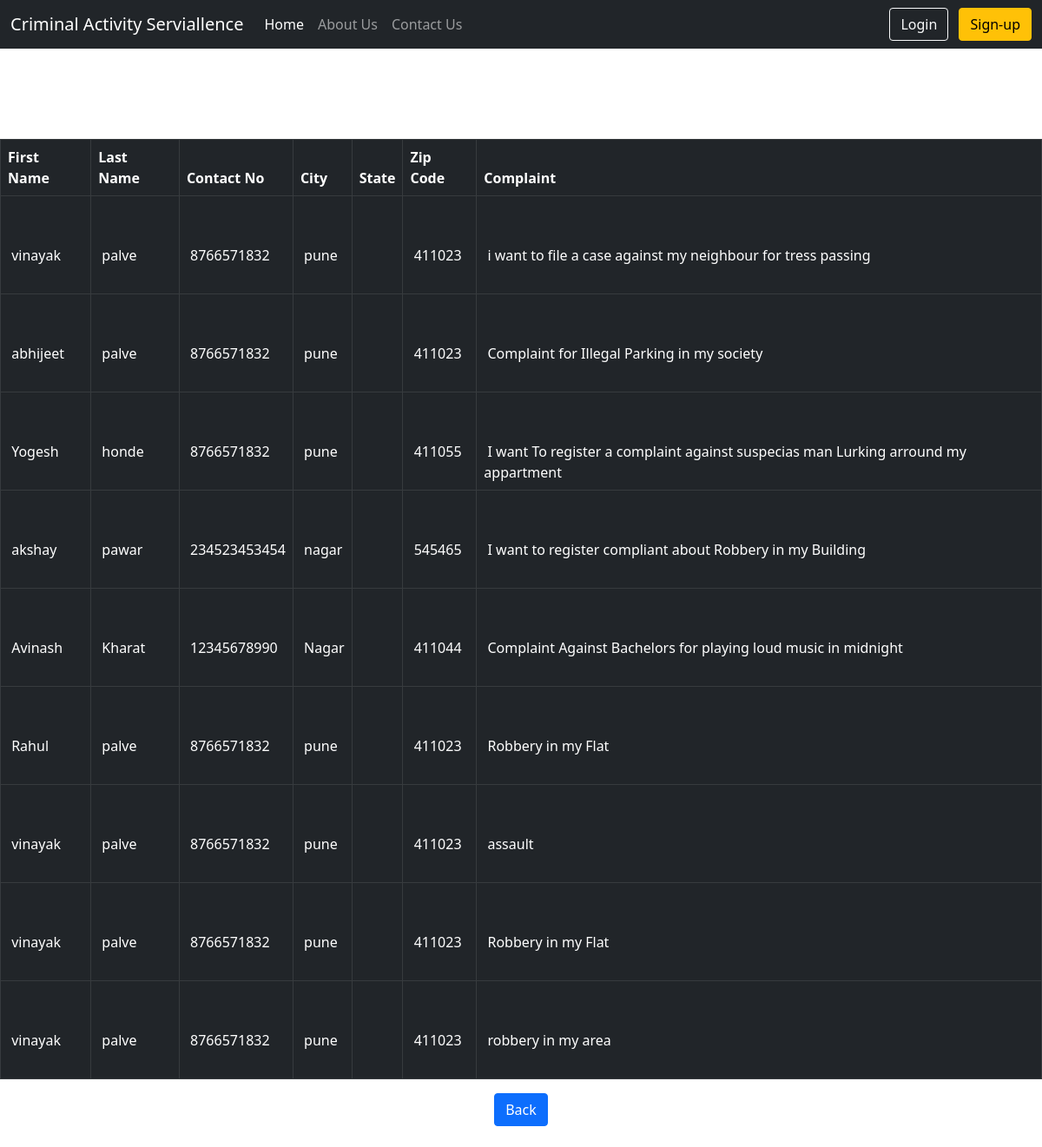
The app's page /view_complaints with its own data.
### home/models.py (models this page shows)
class Reports(models.Model):
    fname = models.CharField(max_length=122,null=True)
    lname = models.CharField(max_length=122,null=True)
    phone = models.IntegerField(null=True)
    city = models.CharField(max_length=122,null=True)
    state = models.CharField(max_length=122,null=True)
    zip = models.IntegerField(max_length=122,null=True)
    complaint = models.TextField(max_length=10000,null=True)
    def __str__(self):
        return self.fname

### home/views.py (the view)
# urls.py: path("view_complaints",views.view_complaints, name='view_complaints'),
def view_complaints(request):
    complaints = Reports.objects.all()
    return render(request, 'view_complaints.html', {'complaints':complaints})

### templates/view_complaints.html (shortened to what this page needs)
{% extends 'base.html' %}
{% block body %}
<Body background="https://images.unsplash.com/photo-1614496281665-1b7f456cfddf?crop=entropy&cs=tinysrgb&fit=crop&fm=jpg&h=900&ixid=MnwxfDB8MXxyYW5kb218MHx8QmxhY2t8fHx8fHwxNjI5Nzc3MTkz&ixlib=rb-1.2.1&q=80&utm_campaign=api-credit&utm_medium=referral&utm_source=unsplash_source&w=1600">
<font color  = "white">
<br>
<center><h1>All Complaints</h1></center>
<table class="table table-bordered table-dark">
  <thead>
    <tr>
      <th scope="col">First Name</th>
      <th scope="col">Last Name</th>
      <th scope="col">Contact No</th>
      <th scope="col">City</th>
      <th scope="col">State</th>
      <th scope="col">Zip Code</th>
      <br><th scope="col">Complaint</th>
    </tr>
  </thead>
  <tbody>
    {% for complaint in complaints %}
        <tr>
            <td><br><br>&nbsp{{ complaint.fname }}</td>
            <td><br><br>&nbsp{{ complaint.lname }}<br><br></td>
            <td><br><br>&nbsp{{ complaint.phone }}</td>
            <td><br><br>&nbsp{{ complaint.city }}</td>
            <td><br><br>&nbsp{{ complaint.State }}</td>
            <td><br><br>&nbsp{{ complaint.zip }}</td>
            <td><br><br>&nbsp{{ complaint.complaint }}</td>
        </tr>
         {% endfor %}
    </table>
<center><a href="/offIndex" class="btn btn-primary">
            Back
          </a>
          <br>
</center>
<br>
{% endblock body %}

### records on screen
Reports: fname "vinayak", lname "palve", phone "8766571832", city "pune", zip "411023", complaint "i want to file a case against my neighbour for tress passing"
Reports: fname "abhijeet", lname "palve", phone "8766571832", city "pune", zip "411023", complaint "Complaint for Illegal Parking in my society"
Reports: fname "Yogesh", lname "honde", phone "8766571832", city "pune", zip "411055", complaint "I want To register a complaint against suspecias man Lurking arround my appartment"
Reports: fname "akshay", lname "pawar", phone "234523453454", city "nagar", zip "545465", complaint "I want to register compliant about Robbery in my Building"
Reports: fname "Avinash", lname "Kharat", phone "12345678990", city "Nagar", zip "411044", complaint "Complaint Against Bachelors for playing loud music in midnight"
Reports: fname "Rahul", lname "palve", phone "8766571832", city "pune", zip "411023", complaint "Robbery in my Flat"
Reports: fname "vinayak", lname "palve", phone "8766571832", city "pune", zip "411023", complaint "assault"
Reports: fname "vinayak", lname "palve", phone "8766571832", city "pune", zip "411023", complaint "Robbery in my Flat"
Reports: fname "vinayak", lname "palve", phone "8766571832", city "pune", zip "411023", complaint "robbery in my area"
